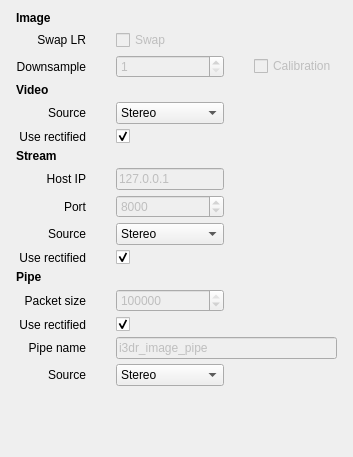
           <widget class="QWidget" name="tabApplicationSettings">
            <attribute name="title">
             <string>App Settings</string>
            </attribute>
            <layout class="QVBoxLayout" name="verticalLayout_11">
             <item>
              <layout class="QGridLayout" name="gridLayoutAppSettings" columnstretch="0,0,0">
               <property name="leftMargin">
                <number>5</number>
               </property>
               <property name="topMargin">
                <number>0</number>
               </property>
               <property name="rightMargin">
                <number>5</number>
               </property>
               <property name="horizontalSpacing">
                <number>30</number>
               </property>
               <property name="verticalSpacing">
                <number>5</number>
               </property>
               <item row="5" column="1">
                <widget class="QCheckBox" name="checkBoxVideoUseRectified">
                 <property name="text">
                  <string/>
                 </property>
                 <property name="checked">
                  <bool>true</bool>
                 </property>
                </widget>
               </item>
               <item row="2" column="1">
                <widget class="QSpinBox" name="spinBoxDownsample">
                 <property name="enabled">
                  <bool>false</bool>
                 </property>
                 <property name="sizePolicy">
                  <sizepolicy hsizetype="Preferred" vsizetype="Preferred">
                   <horstretch>0</horstretch>
                   <verstretch>0</verstretch>
                  </sizepolicy>
                 </property>
                 <property name="minimumSize">
                  <size>
                   <width>0</width>
                   <height>0</height>
                  </size>
                 </property>
                 <property name="minimum">
                  <number>1</number>
                 </property>
                 <property name="maximum">
                  <number>10</number>
                 </property>
                </widget>
               </item>
               <item row="19" column="1">
                <spacer name="horizontalSpacer_10">
                 <property name="orientation">
                  <enum>Qt::Horizontal</enum>
                 </property>
                 <property name="sizeHint" stdset="0">
                  <size>
                   <width>40</width>
                   <height>20</height>
                  </size>
                 </property>
                </spacer>
               </item>
               <item row="8" column="1">
                <widget class="QSpinBox" name="spinBoxStreamPort">
                 <property name="enabled">
                  <bool>false</bool>
                 </property>
                 <property name="maximum">
                  <number>9999</number>
                 </property>
                 <property name="value">
                  <number>8000</number>
                 </property>
                </widget>
               </item>
               <item row="2" column="0">
                <widget class="QLabel" name="lblDownsample">
                 <property name="enabled">
                  <bool>true</bool>
                 </property>
                 <property name="text">
                  <string>Downsample</string>
                 </property>
                 <property name="alignment">
                  <set>Qt::AlignRight|Qt::AlignTrailing|Qt::AlignVCenter</set>
                 </property>
                </widget>
               </item>
               <item row="19" column="0">
                <spacer name="horizontalSpacer_9">
                 <property name="orientation">
                  <enum>Qt::Horizontal</enum>
                 </property>
                 <property name="sizeHint" stdset="0">
                  <size>
                   <width>40</width>
                   <height>20</height>
                  </size>
                 </property>
                </spacer>
               </item>
               <item row="3" column="0">
                <widget class="QLabel" name="lblVideoSettings">
                 <property name="text">
                  <string>&lt;html&gt;&lt;head/&gt;&lt;body&gt;&lt;p&gt;&lt;span style=&quot; font-weight:600;&quot;&gt;Video&lt;/span&gt;&lt;/p&gt;&lt;/body&gt;&lt;/html&gt;</string>
                 </property>
                </widget>
               </item>
               <item row="21" column="1">
                <spacer name="verticalSpacer_4">
                 <property name="orientation">
                  <enum>Qt::Vertical</enum>
                 </property>
                 <property name="sizeHint" stdset="0">
                  <size>
                   <width>20</width>
                   <height>40</height>
                  </size>
                 </property>
                </spacer>
               </item>
               <item row="6" column="0">
                <widget class="QLabel" name="lblStreamerSettings">
                 <property name="text">
                  <string>&lt;html&gt;&lt;head/&gt;&lt;body&gt;&lt;p&gt;&lt;span style=&quot; font-weight:600;&quot;&gt;Stream&lt;/span&gt;&lt;/p&gt;&lt;/body&gt;&lt;/html&gt;</string>
                 </property>
                </widget>
               </item>
               <item row="1" column="0">
                <widget class="QLabel" name="lblSwapLR">
                 <property name="enabled">
                  <bool>true</bool>
                 </property>
                 <property name="text">
                  <string>Swap LR</string>
                 </property>
                 <property name="alignment">
                  <set>Qt::AlignRight|Qt::AlignTrailing|Qt::AlignVCenter</set>
                 </property>
                </widget>
               </item>
               <item row="8" column="0">
                <widget class="QLabel" name="lblPort">
                 <property name="text">
                  <string>Port</string>
                 </property>
                 <property name="alignment">
                  <set>Qt::AlignRight|Qt::AlignTrailing|Qt::AlignVCenter</set>
                 </property>
                </widget>
               </item>
               <item row="11" column="0">
                <widget class="QLabel" name="lblPipeSettings">
                 <property name="text">
                  <string>&lt;html&gt;&lt;head/&gt;&lt;body&gt;&lt;p&gt;&lt;span style=&quot; font-weight:600;&quot;&gt;Pipe&lt;/span&gt;&lt;/p&gt;&lt;/body&gt;&lt;/html&gt;</string>
                 </property>
                </widget>
               </item>
               <item row="13" column="1">
                <widget class="QCheckBox" name="checkBoxPiperUseRectified">
                 <property name="text">
                  <string/>
                 </property>
                 <property name="checked">
                  <bool>true</bool>
                 </property>
                </widget>
               </item>
               <item row="4" column="1">
                <widget class="QComboBox" name="comboBoxVideoSource">
                 <item>
                  <property name="text">
                   <string>Stereo</string>
                  </property>
                 </item>
                 <item>
                  <property name="text">
                   <string>Left</string>
                  </property>
                 </item>
                 <item>
                  <property name="text">
                   <string>Right</string>
                  </property>
                 </item>
                 <item>
                  <property name="text">
                   <string>Disparity</string>
                  </property>
                 </item>
                </widget>
               </item>
               <item row="4" column="0">
                <widget class="QLabel" name="lblVideoSource">
                 <property name="text">
                  <string>Source</string>
                 </property>
                 <property name="alignment">
                  <set>Qt::AlignRight|Qt::AlignTrailing|Qt::AlignVCenter</set>
                 </property>
                </widget>
               </item>
               <item row="5" column="0">
                <widget class="QLabel" name="lblVideoUseRectified">
                 <property name="text">
                  <string>Use rectified</string>
                 </property>
                 <property name="alignment">
                  <set>Qt::AlignRight|Qt::AlignTrailing|Qt::AlignVCenter</set>
                 </property>
                </widget>
               </item>
               <item row="7" column="0">
                <widget class="QLabel" name="lblHostIP">
                 <property name="text">
                  <string>Host IP</string>
                 </property>
                 <property name="alignment">
                  <set>Qt::AlignRight|Qt::AlignTrailing|Qt::AlignVCenter</set>
                 </property>
                </widget>
               </item>
               <item row="15" column="0">
                <widget class="QLabel" name="lblPipeSource">
                 <property name="text">
                  <string>Source</string>
                 </property>
                 <property name="alignment">
                  <set>Qt::AlignRight|Qt::AlignTrailing|Qt::AlignVCenter</set>
                 </property>
                </widget>
               </item>
               <item row="2" column="2">
                <widget class="QCheckBox" name="toggleCalibrationDownsample">
                 <property name="enabled">
                  <bool>false</bool>
                 </property>
                 <property name="text">
                  <string>Calibration</string>
                 </property>
                </widget>
               </item>
               <item row="13" column="0">
                <widget class="QLabel" name="lblPipeUseRectified">
                 <property name="text">
                  <string>Use rectified</string>
                 </property>
                 <property name="alignment">
                  <set>Qt::AlignRight|Qt::AlignTrailing|Qt::AlignVCenter</set>
                 </property>
                </widget>
               </item>
               <item row="7" column="1">
                <widget class="QLineEdit" name="txtStreamerHostIP">
                 <property name="enabled">
                  <bool>false</bool>
                 </property>
                 <property name="text">
                  <string>127.0.0.1</string>
                 </property>
                </widget>
               </item>
               <item row="10" column="1">
                <widget class="QCheckBox" name="checkBoxStreamerUseRectified">
                 <property name="text">
                  <string/>
                 </property>
                 <property name="checked">
                  <bool>true</bool>
                 </property>
                </widget>
               </item>
               <item row="9" column="1">
                <widget class="QComboBox" name="comboBoxStreamerSource">
                 <item>
                  <property name="text">
                   <string>Stereo</string>
                  </property>
                 </item>
                 <item>
                  <property name="text">
                   <string>Left</string>
                  </property>
                 </item>
                 <item>
                  <property name="text">
                   <string>Right</string>
                  </property>
                 </item>
                 <item>
                  <property name="text">
                   <string>Disparity</string>
                  </property>
                 </item>
                </widget>
               </item>
               <item row="10" column="0">
                <widget class="QLabel" name="lblStreamerUseRectified">
                 <property name="text">
                  <string>Use rectified</string>
                 </property>
                 <property name="alignment">
                  <set>Qt::AlignRight|Qt::AlignTrailing|Qt::AlignVCenter</set>
                 </property>
                </widget>
               </item>
               <item row="14" column="1" colspan="2">
                <widget class="QLineEdit" name="txtPipeName">
                 <property name="enabled">
                  <bool>false</bool>
                 </property>
                 <property name="text">
                  <string>i3dr_image_pipe</string>
                 </property>
                </widget>
               </item>
               <item row="12" column="0">
                <widget class="QLabel" name="lblPiperPacketSize">
                 <property name="text">
                  <string>Packet size</string>
                 </property>
                 <property name="alignment">
                  <set>Qt::AlignRight|Qt::AlignTrailing|Qt::AlignVCenter</set>
                 </property>
                </widget>
               </item>
               <item row="15" column="1">
                <widget class="QComboBox" name="comboBoxPiperSource">
                 <item>
                  <property name="text">
                   <string>Stereo</string>
                  </property>
                 </item>
                 <item>
                  <property name="text">
                   <string>Left</string>
                  </property>
                 </item>
                 <item>
                  <property name="text">
                   <string>Right</string>
                  </property>
                 </item>
                 <item>
                  <property name="text">
                   <string>Disparity</string>
                  </property>
                 </item>
                 <item>
                  <property name="text">
                   <string>RGBD</string>
                  </property>
                 </item>
                </widget>
               </item>
               <item row="14" column="0">
                <widget class="QLabel" name="lblPipeName">
                 <property name="text">
                  <string>Pipe name</string>
                 </property>
                 <property name="alignment">
                  <set>Qt::AlignRight|Qt::AlignTrailing|Qt::AlignVCenter</set>
                 </property>
                </widget>
               </item>
               <item row="19" column="2">
                <spacer name="horizontalSpacer_11">
                 <property name="orientation">
                  <enum>Qt::Horizontal</enum>
                 </property>
                 <property name="sizeHint" stdset="0">
                  <size>
                   <width>40</width>
                   <height>20</height>
                  </size>
                 </property>
                </spacer>
               </item>
               <item row="1" column="1">
                <widget class="QCheckBox" name="toggleSwapLeftRight">
                 <property name="enabled">
                  <bool>false</bool>
                 </property>
                 <property name="sizePolicy">
                  <sizepolicy hsizetype="Preferred" vsizetype="Preferred">
                   <horstretch>0</horstretch>
                   <verstretch>0</verstretch>
                  </sizepolicy>
                 </property>
                 <property name="text">
                  <string>Swap</string>
                 </property>
                 <property name="checkable">
                  <bool>true</bool>
                 </property>
                </widget>
               </item>
               <item row="12" column="1">
                <widget class="QSpinBox" name="spinBoxPipePacketSize">
                 <property name="enabled">
                  <bool>false</bool>
                 </property>
                 <property name="minimum">
                  <number>2</number>
                 </property>
                 <property name="maximum">
                  <number>1073741824</number>
                 </property>
                 <property name="value">
                  <number>4194304</number>
                 </property>
                </widget>
               </item>
               <item row="0" column="0">
                <widget class="QLabel" name="lblImageSettings">
                 <property name="text">
                  <string>&lt;html&gt;&lt;head/&gt;&lt;body&gt;&lt;p&gt;&lt;span style=&quot; font-weight:600;&quot;&gt;Image&lt;/span&gt;&lt;/p&gt;&lt;/body&gt;&lt;/html&gt;</string>
                 </property>
                </widget>
               </item>
               <item row="9" column="0">
                <widget class="QLabel" name="lblStreamerSource">
                 <property name="text">
                  <string>Source</string>
                 </property>
                 <property name="alignment">
                  <set>Qt::AlignRight|Qt::AlignTrailing|Qt::AlignVCenter</set>
                 </property>
                </widget>
               </item>
              </layout>
             </item>
            </layout>
           </widget>
